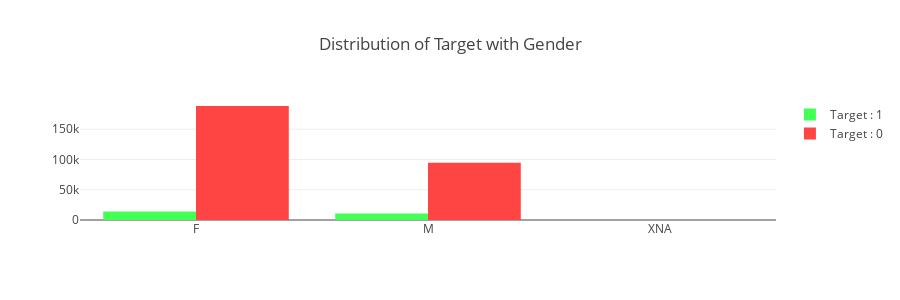
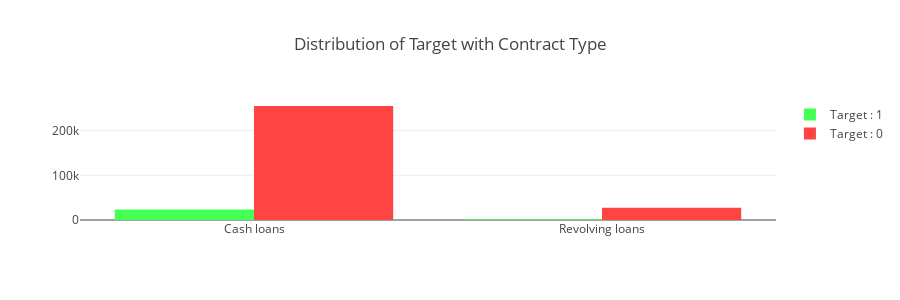

Notebook code cell kept with these figures, in order:
### Markdown cell above
> 性別については、女性が多く (202448) 男性は少ない (105059)。  
> 契約タイプについてはキャッシュが主でリボ払いは約29kとかなり少ない。

### 2.3.2 性別・契約タイプと目的変数との関係

### Code cell
# 性別・目的変数のグループ化棒グラフ
gp('CODE_GENDER', # 表示する列名
   'Distribution of Target with Gender' # 図のタイトル
  ) 
gp('NAME_CONTRACT_TYPE', 'Distribution of Target with Contract Type') # 契約タイプ・目的変数のグループ化棒グラフ

### Figure 1 — Plotly figure (JSON) as saved in the notebook; plotly's stock layout.template omitted (floating-point values rounded to 4 significant figures)
{"data": [{"marker": {"color": "#44ff54"}, "name": "Target : 1", "type": "bar", "x": ["F", "M"], "y": [14170, 10655]}, {"marker": {"color": "#ff4444"}, "name": "Target : 0", "type": "bar", "x": ["F", "M", "XNA"], "y": [188278, 94404, 4]}], "layout": {"barmode": "group", "height": 300, "title": "Distribution of Target with Gender"}}

### Figure 2 — Plotly figure (JSON) as saved in the notebook; plotly's stock layout.template omitted (floating-point values rounded to 4 significant figures)
{"data": [{"marker": {"color": "#44ff54"}, "name": "Target : 1", "type": "bar", "x": ["Cash loans", "Revolving loans"], "y": [23221, 1604]}, {"marker": {"color": "#ff4444"}, "name": "Target : 0", "type": "bar", "x": ["Cash loans", "Revolving loans"], "y": [255011, 27675]}], "layout": {"barmode": "group", "height": 300, "title": "Distribution of Target with Contract Type"}}
